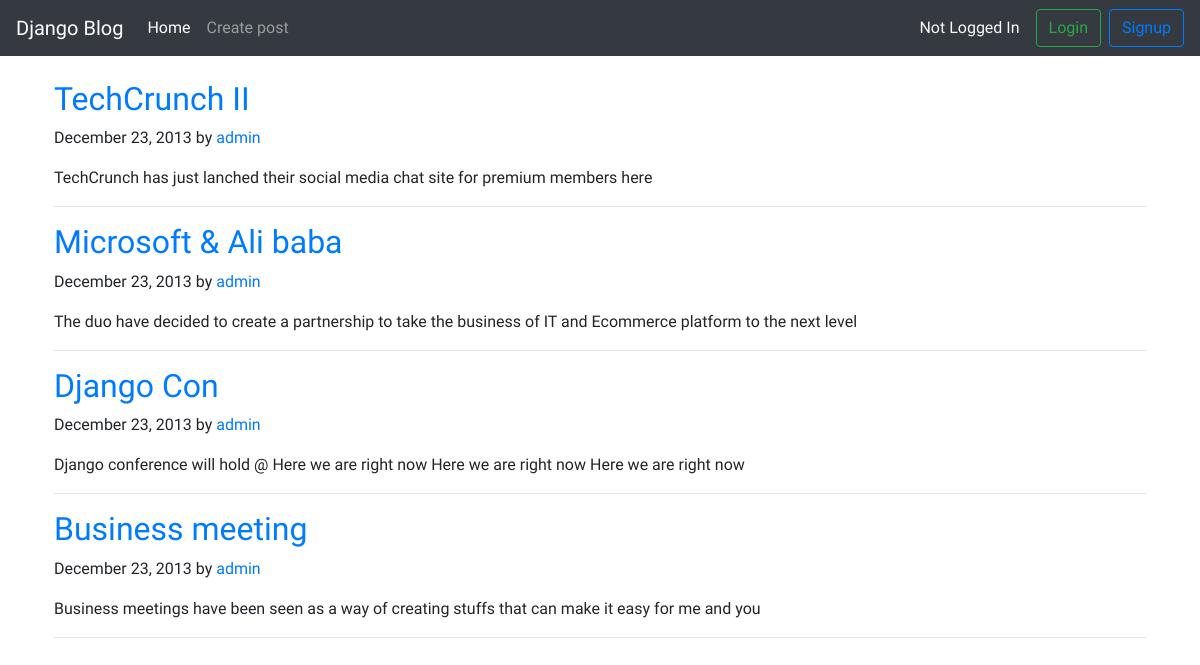
The page / on the database its author committed.
### blog/models.py (models this page shows, shortened)
class Post(models.Model):
    title = models.CharField(max_length=200)
    author = models.ForeignKey('auth.User', on_delete=models.CASCADE)
    body = models.TextField()
    class Meta:
        ordering = ['-title']

### blog/views.py (the view)
# urls.py: path('', views.BlogListView.as_view(), name='home'),
class BlogListView(ListView):
    model = Post
    template_name = 'home.html'

### templates/home.html
{% extends 'base.html' %}
{% block 'content' %}
<div class="container p-4">
{% for post in object_list %}
    <div class="blog-post">
        <h2 class="blog-post-title"><a href="{% url 'post_detail' post.pk %}">{{ post.title }}</a></h2>
        <p class="blog-post-meta">December 23, 2013 by <a href="#">{{post.author.username}}</a></p>
        <p>{{ post.body }}</p>
    </div><hr>
{% endfor %}
</div>
{% endblock 'content' %}

### templates/base.html (shortened to what this page needs)
<!DOCTYPE html>
{% load static %}
<html lang="en">
<head>
    <link rel="stylesheet" href="{% static 'css/bootstrap.min.css' %}">
    <link rel="stylesheet" href="{% static 'css/base.css' %}">
</head>
<body>
    <nav class="navbar navbar-expand-lg navbar-dark bg-dark">
      <a class="navbar-brand" href="{% url 'home' %}">Django Blog</a>
      <div class="collapse navbar-collapse" id="navbarSupportedContent">
        <ul class="navbar-nav mr-auto">
          <li class="nav-item active">
            <a class="nav-link" href="#">Home <span class="sr-only">(current)</span></a>
          </li>
          <li class="nav-item">
            <a class="nav-link" href="{% url 'post_new' %}">Create post</a>
          </li>
        </ul>
        <form class="form-inline my-2 my-lg-0">
          {% if user.is_authenticated %}
              <a href="" class="text-light mr-3">Welcome {{user.username}}</a>
              <a href="{% url 'logout' %}" class="btn btn-outline-danger my-2 my-sm-0">Logout</a>
          {% else %}
              <a href="" class="text-light mr-3">Not Logged In</a>
              <a href="{% url 'login' %}" class="btn btn-outline-success my-2 my-sm-0 mr-2">Login</a>
              <a href="{% url 'signup' %}" class="btn btn-outline-primary my-2 my-sm-0">Signup</a>
          {% endif %}
        </form>
      </div>
    </nav>
    {% block 'content' %}
    {% endblock %}
</body>
</html>

### static/css/base.css (style rules this page uses)
body { font-family: 'Source Sans Pro', sans-serif; }

### rows shown on the page
Post: title "TechCrunch II", author.username "admin", body "TechCrunch has just lanched their social media chat site for premium members here"
Post: title "Microsoft & Ali baba", author.username "admin", body "The duo have decided to create a partnership to take the business of IT and Ecommerce platform to the next level"
Post: title "Django Con", author.username "admin", body "Django conference will hold @ Here we are right now Here we are right now Here we are right now"
Post: title "Business meeting", author.username "admin", body "Business meetings have been seen as a way of creating stuffs that can make it easy for me and you"
